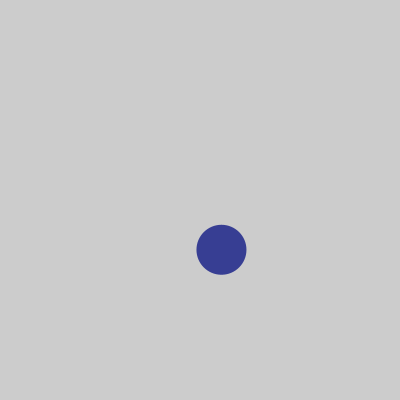
Frame 1 (no input)
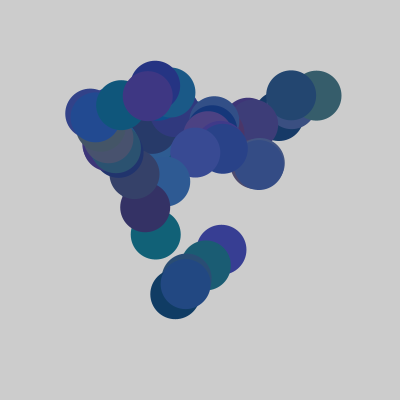
Frame 60 (the mouse pressed at the canvas centre just before this capture)
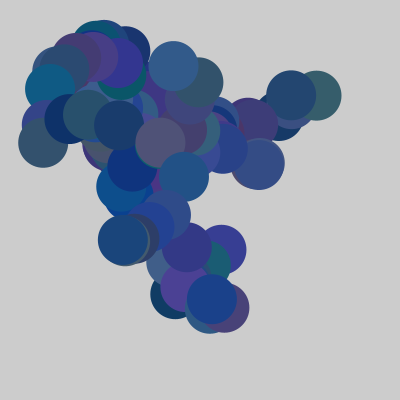
Frame 120 (the mouse held since frame 60 and released just before this capture)

The Processing sketch that drew these frames (run headless with seeded random() and noise(); from frame 60 on, the mouse is pressed at the canvas centre):

// Processing sketch: Noise___Randomness
// ── Noise___Randomness.pde
void setup()
{
  size(400, 400);
  noStroke();
}

void draw()
{
    float smoothness = 0.1;   // Try changing this number between 0 and 1.

  //background(255);
  fill(random(10, 80), random(50, 100), random(100, 150));

  float xPos = noise(frameCount*smoothness, 0)*width;
  float yPos = noise(frameCount*smoothness, 1)*height;
  circle(xPos, yPos, 50);
}
